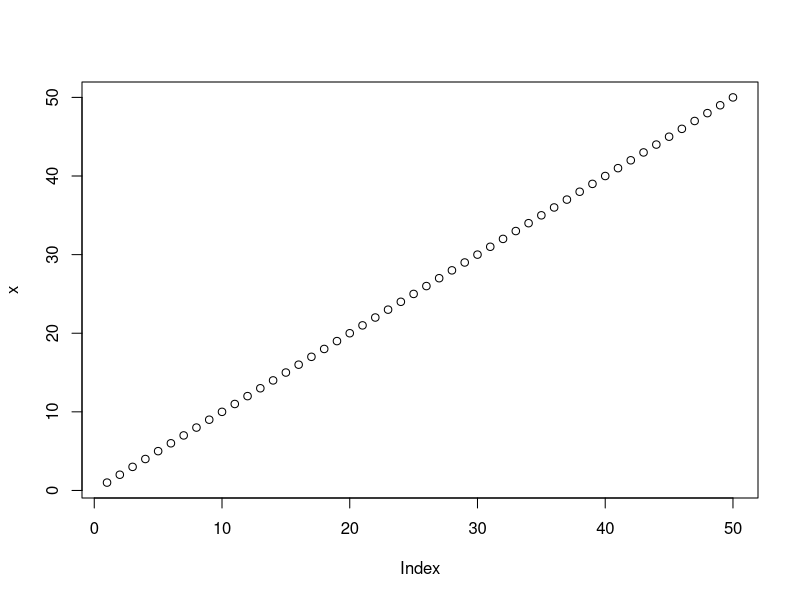
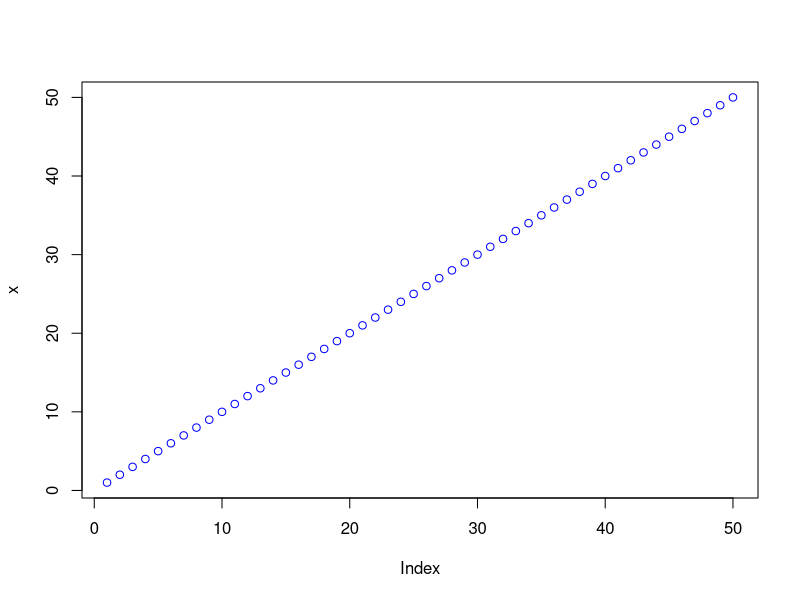
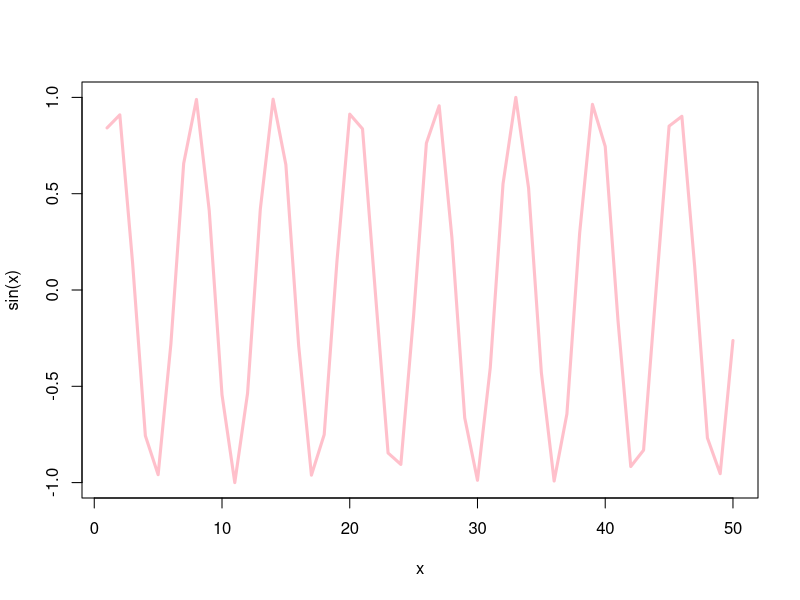

Recreate these plots in R, in order.
#' ---
#' title: "Class04"
#' author: "Alexandra Garcia"
#' date: "October 10, 2025"
#' ---



# This is my first R script
x <- 1:50
plot(x)
plot(x, col="blue")
plot(x, sin(x), typ="l", col='pink', lwd=3)
log(10)
log(10, base=10)
